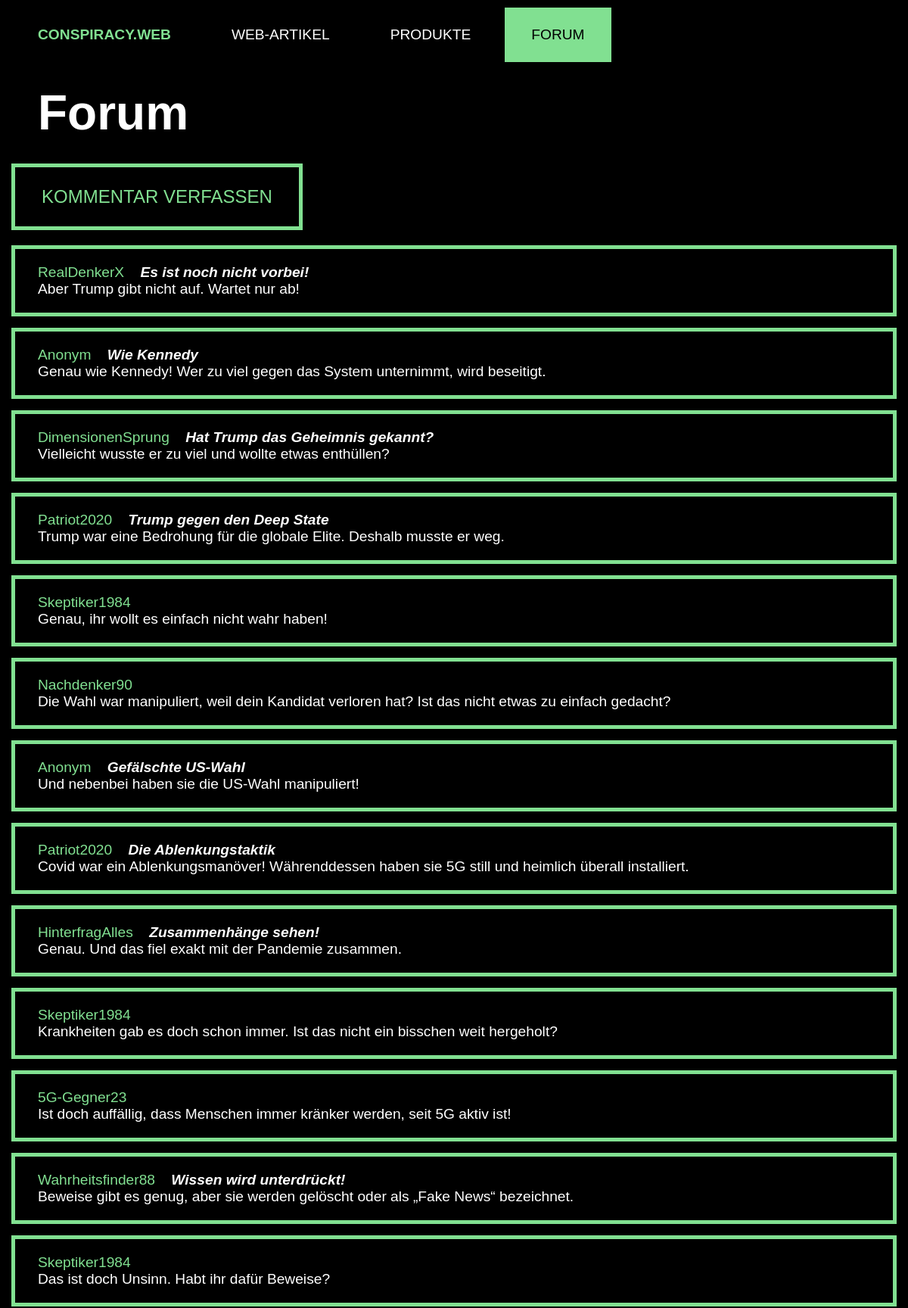
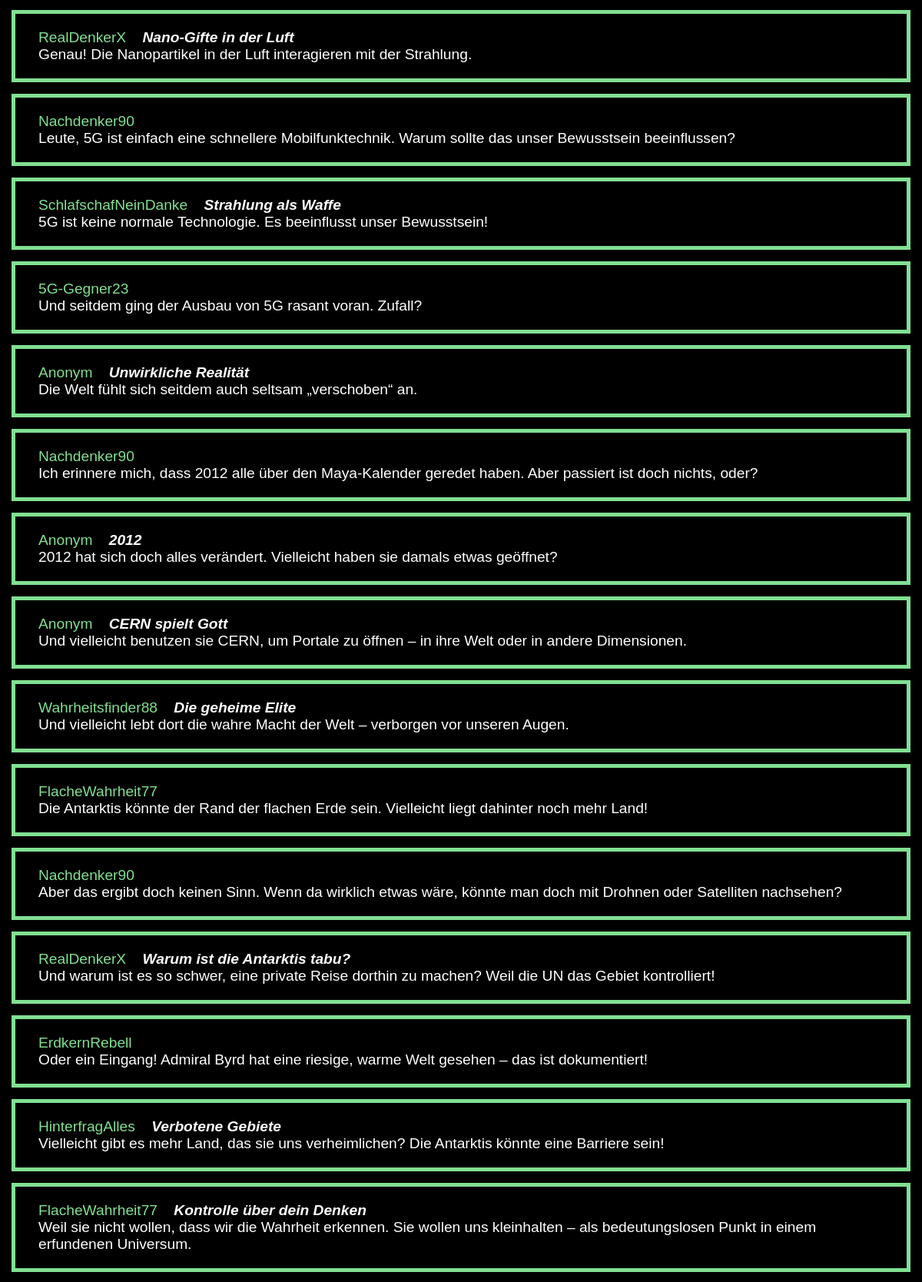
/forum.php (upper part), run on the app's committed database (2 pictures, top to bottom).
### tables this page shows
CREATE TABLE `forum` (
  `forum_id` int(11) NOT NULL,
  `forum_author` varchar(32) NOT NULL DEFAULT 'Anonym',
  `forum_title` varchar(64) NOT NULL DEFAULT '[Kein Titel]',
  `forum_text` text NOT NULL
);

### forum.php (the view, shortened to what this page needs)
<!DOCTYPE html>
<html>
    <head>
        <link rel="stylesheet" href="style.css">
    </head>
    <body>
        <div class="div_navigation_bar">
            <ul>
                <li><a style="color:rgb(129, 224, 145);"class="navigation_bar_home" href="index.php"><strong>CONSPIRACY.WEB</strong></a></li>
                <li><a class="navigation_bar" href="articles.php">WEB-ARTIKEL</a></li>
                <li><a class="navigation_bar" href="products.php">PRODUKTE</a></li>
                <li><a class="navigation_bar_selected" href="forum.php">FORUM</a></li>
            </ul>
        </div>
        <h1 class="title">Forum</h1>
        <a class="button_comment" href="forum_input.html">KOMMENTAR VERFASSEN</a>
    </body>
</html>
<?php
    include("connection.php");
        $sql = "SELECT * FROM forum ORDER BY forum_id DESC";
        $result = mysqli_query($conn, $sql);
        if(mysqli_num_rows($result) > 0) {
            while($row = mysqli_fetch_assoc($result)){
                echo "<div class=\"comment\">";
                echo "<span class=\"comment_author\">" . $row["forum_author"] . " &nbsp;  &nbsp;</span>";
                echo "<span class=\"comment_title\">" . $row["forum_title"] . "<br></span>";
                echo "<span class=\"comment_text\">" . nl2br($row["forum_text"]) . "</span>";
                echo "</div>";
            };
        }
        else{
            echo "Ladefehler!";
        }
?>
<html>
</html>

### style.css (style rules this page uses)
body { margin: 0; padding: 0; border: 0; }
h1, h2, h3, h4, h5, h6, p, video { margin: 0; padding: 10px; border: 0; font-size: 120%; }
body { background-color: rgb(0, 0, 0); color:white; font-family: Helvetica, Arial, sans-serif; }
ul { list-style-type: none; margin: 0; padding: 0; border: 0; overflow:hidden; }
a.navigation_bar, a.navigation_bar:visited { font-size: 120%; color: rgb(255, 255, 255); padding: 25px 35px; text-align: center; text-decoration: none; display: block; float: left; margin: 10px 5px 10px 5px; -webkit-transition: 0.5s; transition: 0.5s; }
a.navigation_bar_home { font-size: 120%; color: rgb(255, 255, 255); padding: 25px 35px; text-align: center; text-decoration: none; display: block; float: left; margin: 10px 5px 10px 15px; }
a.navigation_bar_selected { font-size: 120%; background-color:rgb(129, 224, 145); color: rgb(0, 0, 0); padding: 25px 35px; text-align: center; text-decoration: none; display: block; float: left; margin: 10px 5px 10px 5px; }
div.div_navigation_bar { background-color: rgb(0, 0, 0); position: sticky; top: 0px; margin: none; }
div.comment { border: 5px solid rgb(129, 224, 145); color: rgb(255, 255, 255); padding: 20px 30px; margin: 15px; }
span.comment_author { font-size: 120%; color:rgb(129, 224, 145); }
span.comment_title { font-weight: bold; font-style: italic; color: rgb(255, 255, 255); font-size: 120%; }
span.comment_text { font-size: 120%; color: rgb(255, 255, 255); }
a:link.button_comment, a:visited.button_comment { font-size: 150%; border: 5px solid rgb(129, 224, 145); color: rgb(129, 224, 145); padding: 25px 35px; text-align: center; text-decoration: none; display: inline-block; margin: 10px 15px 5px 15px; -webkit-transition: 0.5s; transition: 0.5s; }
h1.title { font-size: 400%; color: rgb(255, 255, 255); margin: 10px 40px 10px; }

### data on the page
forum: forum_author "RealDenkerX", forum_title "Es ist noch nicht vorbei!", forum_text "Aber Trump gibt nicht auf. Wartet nur ab!"
forum: forum_author "Anonym", forum_title "Wie Kennedy", forum_text "Genau wie Kennedy! Wer zu viel gegen das System unternimmt, wird beseitigt."
forum: forum_author "DimensionenSprung", forum_title "Hat Trump das Geheimnis gekannt?", forum_text "Vielleicht wusste er zu viel und wollte etwas enthüllen?"
forum: forum_author "Patriot2020", forum_title "Trump gegen den Deep State", forum_text "Trump war eine Bedrohung für die globale Elite. Deshalb musste er weg."
forum: forum_author "Skeptiker1984", forum_text "Genau, ihr wollt es einfach nicht wahr haben!"
forum: forum_author "Nachdenker90", forum_text "Die Wahl war manipuliert, weil dein Kandidat verloren hat? Ist das nicht etwas zu einfach gedacht?"
forum: forum_author "Anonym", forum_title "Gefälschte US-Wahl", forum_text "Und nebenbei haben sie die US-Wahl manipuliert!"
forum: forum_author "Patriot2020", forum_title "Die Ablenkungstaktik", forum_text "Covid war ein Ablenkungsmanöver! Währenddessen haben sie 5G still und heimlich überall installiert."
forum: forum_author "HinterfragAlles", forum_title "Zusammenhänge sehen!", forum_text "Genau. Und das fiel exakt mit der Pandemie zusammen."
forum: forum_author "Skeptiker1984", forum_text "Krankheiten gab es doch schon immer. Ist das nicht ein bisschen weit hergeholt?"
forum: forum_author "5G-Gegner23", forum_text "Ist doch auffällig, dass Menschen immer kränker werden, seit 5G aktiv ist!"
forum: forum_author "Wahrheitsfinder88", forum_title "Wissen wird unterdrückt!", forum_text "Beweise gibt es genug, aber sie werden gelöscht oder als „Fake News“ bezeichnet."
forum: forum_author "Skeptiker1984", forum_text "Das ist doch Unsinn. Habt ihr dafür Beweise?"
forum: forum_author "RealDenkerX", forum_title "Nano-Gifte in der Luft", forum_text "Genau! Die Nanopartikel in der Luft interagieren mit der Strahlung."
forum: forum_author "Nachdenker90", forum_text "Leute, 5G ist einfach eine schnellere Mobilfunktechnik. Warum sollte das unser Bewusstsein beeinflussen?"
forum: forum_author "SchlafschafNeinDanke", forum_title "Strahlung als Waffe", forum_text "5G ist keine normale Technologie. Es beeinflusst unser Bewusstsein!"
forum: forum_author "5G-Gegner23", forum_text "Und seitdem ging der Ausbau von 5G rasant voran. Zufall?"
forum: forum_author "Anonym", forum_title "Unwirkliche Realität", forum_text "Die Welt fühlt sich seitdem auch seltsam „verschoben“ an."
forum: forum_author "Nachdenker90", forum_text "Ich erinnere mich, dass 2012 alle über den Maya-Kalender geredet haben. Aber passiert ist doch nichts, oder?"
forum: forum_author "Anonym", forum_title "2012", forum_text "2012 hat sich doch alles verändert. Vielleicht haben sie damals etwas geöffnet?"
forum: forum_author "Anonym", forum_title "CERN spielt Gott", forum_text "Und vielleicht benutzen sie CERN, um Portale zu öffnen – in ihre Welt oder in andere Dimensionen."
forum: forum_author "Wahrheitsfinder88", forum_title "Die geheime Elite", forum_text "Und vielleicht lebt dort die wahre Macht der Welt – verborgen vor unseren Augen."
forum: forum_author "FlacheWahrheit77", forum_text "Die Antarktis könnte der Rand der flachen Erde sein. Vielleicht liegt dahinter noch mehr Land!"
forum: forum_author "Nachdenker90", forum_text "Aber das ergibt doch keinen Sinn. Wenn da wirklich etwas wäre, könnte man doch mit Drohnen oder Satelliten nachsehen?"
forum: forum_author "RealDenkerX", forum_title "Warum ist die Antarktis tabu?", forum_text "Und warum ist es so schwer, eine private Reise dorthin zu machen? Weil die UN das Gebiet kontrolliert!"
forum: forum_author "ErdkernRebell", forum_text "Oder ein Eingang! Admiral Byrd hat eine riesige, warme Welt gesehen – das ist dokumentiert!"
forum: forum_author "HinterfragAlles", forum_title "Verbotene Gebiete", forum_text "Vielleicht gibt es mehr Land, das sie uns verheimlichen? Die Antarktis könnte eine Barriere sein!"
forum: forum_author "FlacheWahrheit77", forum_title "Kontrolle über dein Denken", forum_text "Weil sie nicht wollen, dass wir die Wahrheit erkennen. Sie wollen uns kleinhalten – als bedeutungslosen Punkt in einem erfundenen Universum."
